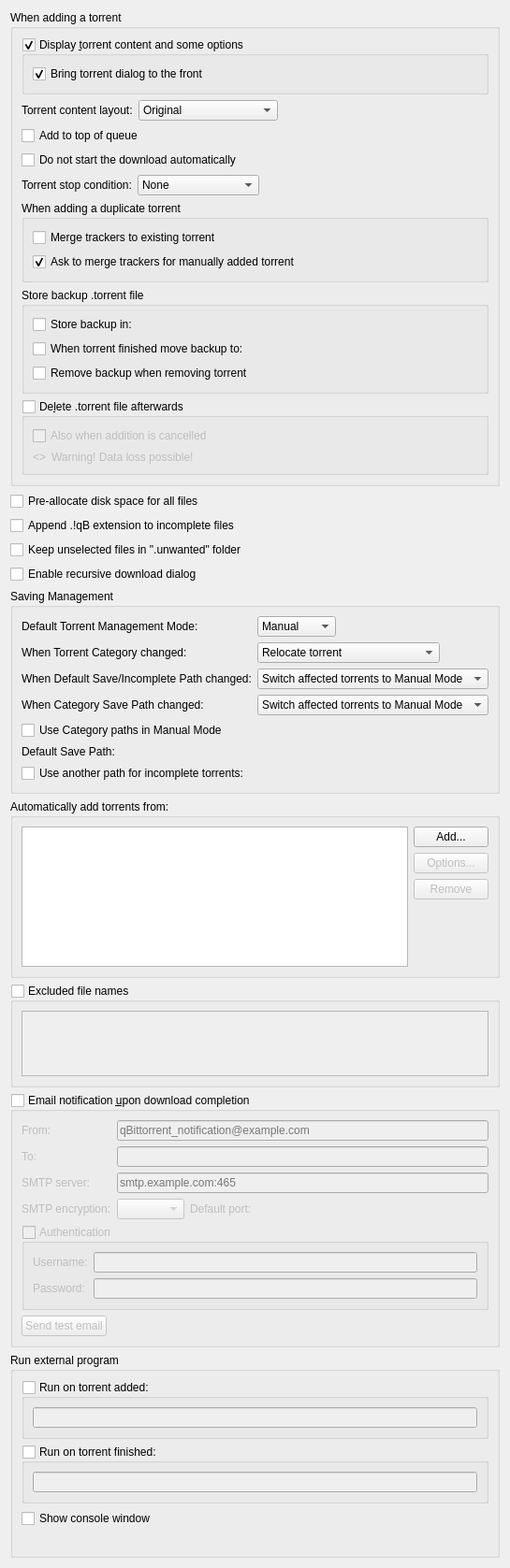
          <widget class="QWidget" name="scrollAreaWidgetContents_2">
           <property name="geometry">
            <rect>
             <x>0</x>
             <y>0</y>
             <width>539</width>
             <height>1457</height>
            </rect>
           </property>
           <layout class="QVBoxLayout" name="verticalLayout">
            <item>
             <widget class="QGroupBox" name="torrentAdditionBox">
              <property name="title">
               <string>When adding a torrent</string>
              </property>
              <layout class="QVBoxLayout" name="torrentAdditionBoxLayout">
               <item>
                <widget class="QGroupBox" name="checkAdditionDialog">
                 <property name="title">
                  <string>Display &amp;torrent content and some options</string>
                 </property>
                 <property name="checkable">
                  <bool>true</bool>
                 </property>
                 <layout class="QVBoxLayout" name="verticalLayout_18">
                  <item>
                   <widget class="QCheckBox" name="checkAdditionDialogFront">
                    <property name="text">
                     <string>Bring torrent dialog to the front</string>
                    </property>
                    <property name="checked">
                     <bool>true</bool>
                    </property>
                   </widget>
                  </item>
                 </layout>
                </widget>
               </item>
               <item>
                <layout class="QHBoxLayout" name="horizontalLayout_19">
                 <item>
                  <widget class="QLabel" name="contentLayoutLabel">
                   <property name="text">
                    <string>Torrent content layout:</string>
                   </property>
                  </widget>
                 </item>
                 <item>
                  <widget class="QComboBox" name="contentLayoutComboBox">
                   <property name="currentIndex">
                    <number>0</number>
                   </property>
                   <item>
                    <property name="text">
                     <string>Original</string>
                    </property>
                   </item>
                   <item>
                    <property name="text">
                     <string>Create subfolder</string>
                    </property>
                   </item>
                   <item>
                    <property name="text">
                     <string>Don't create subfolder</string>
                    </property>
                   </item>
                  </widget>
                 </item>
                 <item>
                  <spacer name="horizontalSpacer_20">
                   <property name="orientation">
                    <enum>Qt::Orientation::Horizontal</enum>
                   </property>
                   <property name="sizeHint" stdset="0">
                    <size>
                     <width>40</width>
                     <height>20</height>
                    </size>
                   </property>
                  </spacer>
                 </item>
                </layout>
               </item>
               <item>
                <widget class="QCheckBox" name="checkAddToQueueTop">
                 <property name="toolTip">
                  <string>The torrent will be added to the top of the download queue</string>
                 </property>
                 <property name="text">
                  <string extracomment="The torrent will be added to the top of the download queue">Add to top of queue</string>
                 </property>
                </widget>
               </item>
               <item>
                <widget class="QCheckBox" name="checkAddStopped">
                 <property name="toolTip">
                  <string>The torrent will be added to download list in a stopped state</string>
                 </property>
                 <property name="text">
                  <string extracomment="The torrent will be added to download list in a stopped state">Do not start the download automatically</string>
                 </property>
                </widget>
               </item>
               <item>
                <layout class="QHBoxLayout" name="stopConditionLayout">
                 <item>
                  <widget class="QLabel" name="stopConditionLabel">
                   <property name="text">
                    <string>Torrent stop condition:</string>
                   </property>
                  </widget>
                 </item>
                 <item>
                  <widget class="QComboBox" name="stopConditionComboBox">
                   <property name="currentIndex">
                    <number>0</number>
                   </property>
                   <item>
                    <property name="text">
                     <string>None</string>
                    </property>
                   </item>
                   <item>
                    <property name="text">
                     <string>Metadata received</string>
                    </property>
                   </item>
                   <item>
                    <property name="text">
                     <string>Files checked</string>
                    </property>
                   </item>
                  </widget>
                 </item>
                 <item>
                  <spacer name="stopConditionSpacer">
                   <property name="orientation">
                    <enum>Qt::Orientation::Horizontal</enum>
                   </property>
                   <property name="sizeHint" stdset="0">
                    <size>
                     <width>40</width>
                     <height>20</height>
                    </size>
                   </property>
                  </spacer>
                 </item>
                </layout>
               </item>
               <item>
                <widget class="QGroupBox" name="duplicateTorrentGroup">
                 <property name="title">
                  <string>When adding a duplicate torrent</string>
                 </property>
                 <layout class="QVBoxLayout" name="duplicateTorrentBoxLayout">
                  <item>
                   <widget class="QCheckBox" name="checkMergeTrackers">
                    <property name="text">
                     <string>Merge trackers to existing torrent</string>
                    </property>
                    <property name="checked">
                     <bool>false</bool>
                    </property>
                   </widget>
                  </item>
                  <item>
                   <widget class="QCheckBox" name="checkConfirmMergeTrackers">
                    <property name="text">
                     <string>Ask to merge trackers for manually added torrent</string>
                    </property>
                    <property name="checked">
                     <bool>true</bool>
                    </property>
                   </widget>
                  </item>
                 </layout>
                </widget>
               </item>
               <item>
                <widget class="QGroupBox" name="backupTorrentFileGroupBox">
                 <property name="title">
                  <string>Store backup .torrent file</string>
                 </property>
                 <layout class="QGridLayout" name="backupTorrentFileLayout">
                  <item row="0" column="0">
                   <widget class="QCheckBox" name="backupDirCheckBox">
                    <property name="text">
                     <string>Store backup in:</string>
                    </property>
                   </widget>
                  </item>
                  <item row="0" column="1">
                   <widget class="FileSystemPathLineEdit" name="backupDirPathEdit" native="true"/>
                  </item>
                  <item row="1" column="0">
                   <widget class="QCheckBox" name="finishedBackupDirCheckBox">
                    <property name="text">
                     <string>When torrent finished move backup to:</string>
                    </property>
                   </widget>
                  </item>
                  <item row="1" column="1">
                   <widget class="FileSystemPathLineEdit" name="finishedBackupDirPathEdit" native="true"/>
                  </item>
                  <item row="2" column="0" colspan="2">
                   <widget class="QCheckBox" name="removeBackupTorrentFileCheckBox">
                    <property name="text">
                     <string>Remove backup when removing torrent</string>
                    </property>
                   </widget>
                  </item>
                 </layout>
                </widget>
               </item>
               <item>
                <widget class="QGroupBox" name="deleteTorrentBox">
                 <property name="toolTip">
                  <string>Whether the .torrent file should be deleted after adding it</string>
                 </property>
                 <property name="title">
                  <string>De&amp;lete .torrent file afterwards </string>
                 </property>
                 <property name="checkable">
                  <bool>true</bool>
                 </property>
                 <property name="checked">
                  <bool>false</bool>
                 </property>
                 <layout class="QVBoxLayout" name="deleteTorrentBoxLayout">
                  <item>
                   <widget class="QCheckBox" name="deleteCancelledTorrentBox">
                    <property name="toolTip">
                     <string>Also delete .torrent files whose addition was cancelled</string>
                    </property>
                    <property name="text">
                     <string>Also when addition is cancelled</string>
                    </property>
                   </widget>
                  </item>
                  <item>
                   <layout class="QHBoxLayout" name="deleteTorrentWarningLayout">
                    <item>
                     <widget class="QLabel" name="deleteTorrentWarningIcon">
                      <property name="sizePolicy">
                       <sizepolicy hsizetype="Fixed" vsizetype="Preferred">
                        <horstretch>0</horstretch>
                        <verstretch>0</verstretch>
                       </sizepolicy>
                      </property>
                      <property name="text">
                       <string notr="true">&lt;&gt;</string>
                      </property>
                     </widget>
                    </item>
                    <item>
                     <widget class="QLabel" name="deleteTorrentWarningLabel">
                      <property name="text">
                       <string>Warning! Data loss possible!</string>
                      </property>
                     </widget>
                    </item>
                   </layout>
                  </item>
                 </layout>
                </widget>
               </item>
              </layout>
             </widget>
            </item>
            <item>
             <widget class="QCheckBox" name="checkPreallocateAll">
              <property name="toolTip">
               <string>Allocate full file sizes on disk before starting downloads, to minimize fragmentation. Only useful for HDDs.</string>
              </property>
              <property name="text">
               <string>Pre-allocate disk space for all files</string>
              </property>
             </widget>
            </item>
            <item>
             <widget class="QCheckBox" name="checkAppendqB">
              <property name="text">
               <string>Append .!qB extension to incomplete files</string>
              </property>
             </widget>
            </item>
            <item>
             <widget class="QCheckBox" name="checkUnwantedFolder">
              <property name="text">
               <string>Keep unselected files in &quot;.unwanted&quot; folder</string>
              </property>
             </widget>
            </item>
            <item>
             <widget class="QCheckBox" name="checkRecursiveDownload">
              <property name="toolTip">
               <string>When a torrent is downloaded, offer to add torrents from any .torrent files found inside it</string>
              </property>
              <property name="text">
               <string>Enable recursive download dialog</string>
              </property>
             </widget>
            </item>
            <item>
             <widget class="QGroupBox" name="groupSavingManagement">
              <property name="title">
               <string>Saving Management</string>
              </property>
              <layout class="QVBoxLayout" name="groupSavingManagementLayout">
               <item>
                <layout class="QGridLayout" name="gridLayout_3">
                 <item row="0" column="0">
                  <widget class="QLabel" name="label_40">
                   <property name="text">
                    <string>Default Torrent Management Mode:</string>
                   </property>
                  </widget>
                 </item>
                 <item row="0" column="1">
                  <layout class="QHBoxLayout" name="horizontalLayout_70">
                   <property name="spacing">
                    <number>10</number>
                   </property>
                   <item>
                    <widget class="QComboBox" name="comboSavingMode">
                     <property name="toolTip">
                      <string>Automatic: Various torrent properties (e.g. save path) will be decided by the associated category
Manual: Various torrent properties (e.g. save path) must be assigned manually</string>
                     </property>
                     <item>
                      <property name="text">
                       <string>Manual</string>
                      </property>
                     </item>
                     <item>
                      <property name="text">
                       <string>Automatic</string>
                      </property>
                     </item>
                    </widget>
                   </item>
                   <item>
                    <spacer name="horizontalSpacer_160">
                     <property name="orientation">
                      <enum>Qt::Orientation::Horizontal</enum>
                     </property>
                     <property name="sizeHint" stdset="0">
                      <size>
                       <width>40</width>
                       <height>20</height>
                      </size>
                     </property>
                    </spacer>
                   </item>
                  </layout>
                 </item>
                 <item row="1" column="0">
                  <widget class="QLabel" name="labelTorrentCategoryChanged">
                   <property name="text">
                    <string>When Torrent Category changed:</string>
                   </property>
                  </widget>
                 </item>
                 <item row="1" column="1">
                  <layout class="QHBoxLayout" name="horizontalLayout_14">
                   <item>
                    <widget class="QComboBox" name="comboTorrentCategoryChanged">
                     <item>
                      <property name="text">
                       <string>Relocate torrent</string>
                      </property>
                     </item>
                     <item>
                      <property name="text">
                       <string>Switch torrent to Manual Mode</string>
                      </property>
                     </item>
                    </widget>
                   </item>
                   <item>
                    <spacer name="horizontalSpacer_17">
                     <property name="orientation">
                      <enum>Qt::Orientation::Horizontal</enum>
                     </property>
                     <property name="sizeHint" stdset="0">
                      <size>
                       <width>40</width>
                       <height>20</height>
                      </size>
                     </property>
                    </spacer>
                   </item>
                  </layout>
                 </item>
                 <item row="2" column="0">
                  <widget class="QLabel" name="labelCategoryDefaultPathChanged">
                   <property name="text">
                    <string>When Default Save/Incomplete Path changed:</string>
                   </property>
                  </widget>
                 </item>
                 <item row="2" column="1">
                  <layout class="QHBoxLayout" name="horizontalLayout_15">
                   <item>
                    <widget class="QComboBox" name="comboCategoryDefaultPathChanged">
                     <property name="currentIndex">
                      <number>1</number>
                     </property>
                     <item>
                      <property name="text">
                       <string>Relocate affected torrents</string>
                      </property>
                     </item>
                     <item>
                      <property name="text">
                       <string>Switch affected torrents to Manual Mode</string>
                      </property>
                     </item>
                    </widget>
                   </item>
                   <item>
                    <spacer name="horizontalSpacer_18">
                     <property name="orientation">
                      <enum>Qt::Orientation::Horizontal</enum>
                     </property>
                     <property name="sizeHint" stdset="0">
                      <size>
                       <width>40</width>
                       <height>20</height>
                      </size>
                     </property>
                    </spacer>
                   </item>
                  </layout>
                 </item>
                 <item row="3" column="0">
                  <widget class="QLabel" name="labelCategoryChanged">
                   <property name="text">
                    <string>When Category Save Path changed:</string>
                   </property>
                  </widget>
                 </item>
                 <item row="3" column="1">
                  <layout class="QHBoxLayout" name="horizontalLayout_17">
                   <item>
                    <widget class="QComboBox" name="comboCategoryChanged">
                     <property name="currentIndex">
                      <number>1</number>
                     </property>
                     <item>
                      <property name="text">
                       <string>Relocate affected torrents</string>
                      </property>
                     </item>
                     <item>
                      <property name="text">
                       <string>Switch affected torrents to Manual Mode</string>
                      </property>
                     </item>
                    </widget>
                   </item>
                   <item>
                    <spacer name="horizontalSpacer_19">
                     <property name="orientation">
                      <enum>Qt::Orientation::Horizontal</enum>
                     </property>
                     <property name="sizeHint" stdset="0">
                      <size>
                       <width>40</width>
                       <height>20</height>
                      </size>
                     </property>
                    </spacer>
                   </item>
                  </layout>
                 </item>
                </layout>
               </item>
               <item>
                <widget class="QCheckBox" name="checkUseCategoryPaths">
                 <property name="toolTip">
                  <string>Resolve relative Save Path against appropriate Category path instead of Default one</string>
                 </property>
                 <property name="text">
                  <string>Use Category paths in Manual Mode</string>
                 </property>
                </widget>
               </item>
               <item>
                <layout class="QGridLayout" name="gridLayout_4">
                 <item row="0" column="0">
                  <widget class="QLabel" name="labelSavePath">
                   <property name="text">
                    <string>Default Save Path:</string>
                   </property>
                  </widget>
                 </item>
                 <item row="0" column="1">
                  <widget class="FileSystemPathLineEdit" name="textSavePath" native="true"/>
                 </item>
                 <item row="1" column="0">
                  <widget class="QCheckBox" name="checkUseDownloadPath">
                   <property name="text">
                    <string>Use another path for incomplete torrents:</string>
                   </property>
                  </widget>
                 </item>
                 <item row="1" column="1">
                  <widget class="FileSystemPathLineEdit" name="textDownloadPath" native="true"/>
                 </item>
                </layout>
               </item>
              </layout>
             </widget>
            </item>
            <item>
             <widget class="QGroupBox" name="groupBox_2">
              <property name="title">
               <string>Automatically add torrents from:</string>
              </property>
              <layout class="QVBoxLayout" name="verticalLayout_38">
               <item>
                <layout class="QHBoxLayout" name="horizontalLayout_16">
                 <item>
                  <widget class="QTreeView" name="scanFoldersView">
                   <property name="sizePolicy">
                    <sizepolicy hsizetype="Expanding" vsizetype="Expanding">
                     <horstretch>0</horstretch>
                     <verstretch>1</verstretch>
                    </sizepolicy>
                   </property>
                   <property name="minimumSize">
                    <size>
                     <width>250</width>
                     <height>150</height>
                    </size>
                   </property>
                   <property name="editTriggers">
                    <set>QAbstractItemView::EditTrigger::AllEditTriggers</set>
                   </property>
                   <property name="selectionMode">
                    <enum>QAbstractItemView::SelectionMode::SingleSelection</enum>
                   </property>
                   <property name="selectionBehavior">
                    <enum>QAbstractItemView::SelectionBehavior::SelectRows</enum>
                   </property>
                   <property name="textElideMode">
                    <enum>Qt::TextElideMode::ElideNone</enum>
                   </property>
                   <property name="rootIsDecorated">
                    <bool>false</bool>
                   </property>
                   <attribute name="headerDefaultSectionSize">
                    <number>80</number>
                   </attribute>
                   <attribute name="headerStretchLastSection">
                    <bool>false</bool>
                   </attribute>
                  </widget>
                 </item>
                 <item>
                  <layout class="QVBoxLayout" name="verticalLayout_37">
                   <item>
                    <widget class="QPushButton" name="addWatchedFolderButton">
                     <property name="text">
                      <string>Add...</string>
                     </property>
                    </widget>
                   </item>
                   <item>
                    <widget class="QPushButton" name="editWatchedFolderButton">
                     <property name="enabled">
                      <bool>false</bool>
                     </property>
                     <property name="text">
                      <string>Options...</string>
                     </property>
                    </widget>
                   </item>
                   <item>
                    <widget class="QPushButton" name="removeWatchedFolderButton">
                     <property name="enabled">
                      <bool>false</bool>
                     </property>
                     <property name="text">
                      <string>Remove</string>
                     </property>
                    </widget>
                   </item>
                   <item>
                    <spacer name="verticalSpacer_6">
                     <property name="orientation">
                      <enum>Qt::Orientation::Vertical</enum>
                     </property>
                     <property name="sizeHint" stdset="0">
                      <size>
                       <width>20</width>
                       <height>40</height>
                      </size>
                     </property>
                    </spacer>
                   </item>
                  </layout>
                 </item>
                </layout>
               </item>
              </layout>
             </widget>
            </item>
            <item>
             <widget class="QGroupBox" name="groupExcludedFileNames">
              <property name="title">
               <string>Excluded file names</string>
              </property>
              <property name="checkable">
               <bool>true</bool>
              </property>
              <property name="checked">
               <bool>false</bool>
              </property>
              <layout class="QVBoxLayout" name="verticalLayout_311">
               <item>
                <widget class="QPlainTextEdit" name="textExcludedFileNames">
                 <property name="toolTip">
                  <string>Blacklist filtered file names from being downloaded from torrent(s).
Files matching any of the filters in this list will have their priority automatically set to &quot;Do not download&quot;.

Use newlines to separate multiple entries. Can use wildcards as outlined below.
*: matches zero or more of any characters.
?: matches any single character.
[...]: sets of characters can be represented in square brackets.

Examples
*.exe: filter '.exe' file extension.
readme.txt: filter exact file name.
?.txt: filter 'a.txt', 'b.txt' but not 'aa.txt'.
readme[0-9].txt: filter 'readme1.txt', 'readme2.txt' but not 'readme10.txt'.</string>
                 </property>
                 <property name="tabChangesFocus">
                  <bool>true</bool>
                 </property>
                 <property name="lineWrapMode">
                  <enum>QPlainTextEdit::LineWrapMode::NoWrap</enum>
                 </property>
                </widget>
               </item>
              </layout>
             </widget>
            </item>
            <item>
             <widget class="QGroupBox" name="groupMailNotification">
              <property name="title">
               <string>Email notification &amp;upon download completion</string>
              </property>
              <property name="checkable">
               <bool>true</bool>
              </property>
              <property name="checked">
               <bool>false</bool>
              </property>
              <layout class="QVBoxLayout" name="verticalLayout_171">
               <item>
                <layout class="QGridLayout" name="gridLayout_9">
                 <item row="0" column="0">
                  <widget class="QLabel" name="label_25">
                   <property name="toolTip">
                    <string>Sender</string>
                   </property>
                   <property name="text">
                    <string comment="From sender">From:</string>
                   </property>
                  </widget>
                 </item>
                 <item row="0" column="1">
                  <widget class="QLineEdit" name="senderEmailTxt">
                   <property name="placeholderText">
                    <string notr="true">qBittorrent_notification@example.com</string>
                   </property>
                  </widget>
                 </item>
                 <item row="1" column="0">
                  <widget class="QLabel" name="label_2">
                   <property name="toolTip">
                    <string>Receiver</string>
                   </property>
                   <property name="text">
                    <string comment="To receiver">To:</string>
                   </property>
                  </widget>
                 </item>
                 <item row="1" column="1">
                  <widget class="QLineEdit" name="lineEditDestEmail"/>
                 </item>
                 <item row="2" column="0">
                  <widget class="QLabel" name="label_3">
                   <property name="text">
                    <string>SMTP server:</string>
                   </property>
                  </widget>
                 </item>
                 <item row="2" column="1">
                  <widget class="QLineEdit" name="lineEditSMTPServer">
                   <property name="placeholderText">
                    <string notr="true">smtp.example.com:465</string>
                   </property>
                  </widget>
                 </item>
                 <item row="3" column="0">
                  <widget class="QLabel" name="labelSMTPEncryption">
                   <property name="text">
                    <string>SMTP encryption:</string>
                   </property>
                  </widget>
                 </item>
                 <item row="3" column="1">
                  <layout class="QHBoxLayout" name="layoutSMTPEncryption">
                   <item>
                    <widget class="QComboBox" name="comboSMTPEncryption"/>
                   </item>
                   <item>
                    <widget class="QLabel" name="labelSMTPEncryptionPortInfo">
                     <property name="text">
                      <string>Default port: </string>
                     </property>
                    </widget>
                   </item>
                   <item>
                    <spacer name="horizontalSMTPEncryptionSpacer">
                     <property name="orientation">
                      <enum>Qt::Orientation::Horizontal</enum>
                     </property>
                     <property name="sizeHint" stdset="0">
                      <size>
                       <width>20</width>
                       <height>20</height>
                      </size>
                     </property>
                    </spacer>
                   </item>
                  </layout>
                 </item>
                </layout>
               </item>
               <item>
                <widget class="QGroupBox" name="groupMailNotifAuth">
                 <property name="title">
                  <string>Authentication</string>
                 </property>
                 <property name="checkable">
                  <bool>true</bool>
                 </property>
                 <property name="checked">
                  <bool>false</bool>
                 </property>
                 <layout class="QFormLayout" name="formLayout_2">
                  <item row="0" column="0">
                   <widget class="QLabel" name="label_7">
                    <property name="text">
                     <string>Username:</string>
                    </property>
                   </widget>
                  </item>
                  <item row="0" column="1">
                   <widget class="QLineEdit" name="mailNotifUsername"/>
                  </item>
                  <item row="1" column="0">
                   <widget class="QLabel" name="label_8">
                    <property name="text">
                     <string>Password:</string>
                    </property>
                   </widget>
                  </item>
                  <item row="1" column="1">
                   <widget class="QLineEdit" name="mailNotifPassword">
                    <property name="echoMode">
                     <enum>QLineEdit::EchoMode::Password</enum>
                    </property>
                   </widget>
                  </item>
                 </layout>
                </widget>
               </item>
               <item>
                <widget class="QPushButton" name="sendTestEmail">
                 <property name="sizePolicy">
                  <sizepolicy hsizetype="Fixed" vsizetype="Fixed">
                   <horstretch>0</horstretch>
                   <verstretch>0</verstretch>
                  </sizepolicy>
                 </property>
                 <property name="text">
                  <string>Send test email</string>
                 </property>
                </widget>
               </item>
              </layout>
             </widget>
            </item>
            <item>
             <widget class="QGroupBox" name="autoRunBox">
              <property name="title">
               <string>Run external program</string>
              </property>
              <layout class="QVBoxLayout" name="verticalLayout_19">
               <item>
                <widget class="QGroupBox" name="groupBoxRunOnAdded">
                 <property name="title">
                  <string>Run on torrent added:</string>
                 </property>
                 <property name="checkable">
                  <bool>true</bool>
                 </property>
                 <property name="checked">
                  <bool>false</bool>
                 </property>
                 <layout class="QVBoxLayout" name="verticalLayout_39">
                  <item>
                   <widget class="QLineEdit" name="lineEditRunOnAdded"/>
                  </item>
                 </layout>
                </widget>
               </item>
               <item>
                <widget class="QGroupBox" name="groupBoxRunOnFinished">
                 <property name="title">
                  <string>Run on torrent finished:</string>
                 </property>
                 <property name="checkable">
                  <bool>true</bool>
                 </property>
                 <property name="checked">
                  <bool>false</bool>
                 </property>
                 <layout class="QVBoxLayout" name="verticalLayout_36">
                  <item>
                   <widget class="QLineEdit" name="lineEditRunOnFinished"/>
                  </item>
                 </layout>
                </widget>
               </item>
               <item>
                <widget class="QCheckBox" name="autoRunConsole">
                 <property name="text">
                  <string>Show console window</string>
                 </property>
                </widget>
               </item>
               <item>
                <widget class="QLabel" name="labelAutoRunParam">
                 <property name="wordWrap">
                  <bool>true</bool>
                 </property>
                </widget>
               </item>
              </layout>
             </widget>
            </item>
           </layout>
          </widget>
